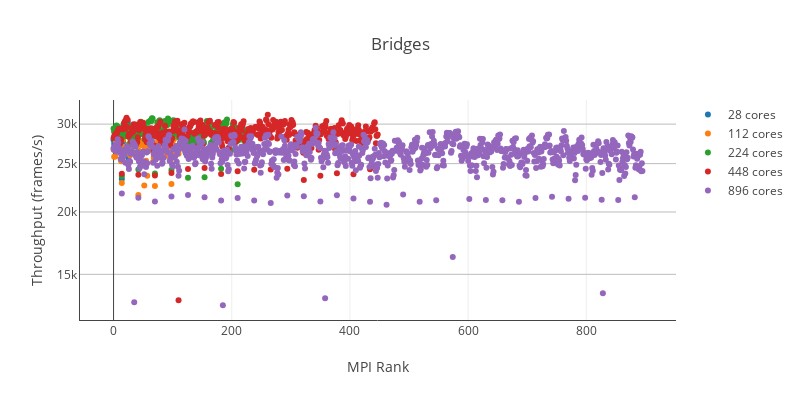

Notebook source saved alongside this figure:
### Markdown cell above
### Throughput (frames/sec) on Bridges

Completion time in the previous plots has different scales but a throughput of frames per second has a same magnitude to plot.

For example of Bridges, see the next plot:

### Code cell
b28=df["bridges.28"].reset_index()
b112=df["bridges.112"].reset_index()
b224=df["bridges.224"].reset_index()
b448=df["bridges.448"].reset_index()
b896=df["bridges.896"].reset_index()
fig = {
    'data': [
        {
            'y': 2512200 / 28 / b28['bridges.28'],
            'x': b28.index,
            'mode': 'markers',
            'name': '28 cores'
        },
        {
            'y': 2512200 / 112 / b112["bridges.112"],
            'x': b112.index,
            'mode': 'markers',
            'name': '112 cores'            
        },
        {
            'y': 2512200 / 224 / b224['bridges.224'],
            'x': b224.index,
            'mode': 'markers',
            'name': '224 cores'
        },
        {
            'y': 2512200 / 448 / b448['bridges.448'],
            'x': b448.index,
            'mode': 'markers',
            'name': '448 cores'
        },
        {
            'y': 2512200 / 896 / b896['bridges.896'],
            'x': b896.index,
            'mode': 'markers',
            'name': '896 cores'
        }
        
    ],
    'layout': {
        'title': 'Bridges',
        'width': 800,
        'height': 400,
        'xaxis': {'title': 'MPI Rank', 'showline': True},
        'yaxis': {'title': 'Throughput (frames/s)', 'type': 'log', 
                  'showgrid':True, 
                  'showline':True, 
                  'gridcolor':'#bdbdbd',
                  'gridwidth':1}
    }
}
plotly.offline.iplot(fig)

### Figure 1 — Plotly figure (JSON) as saved in the notebook; plotly's stock layout.template omitted (floating-point values rounded to 4 significant figures; data arrays with more than 128 entries replaced by an {"elided": "..."} marker saying what was removed)
{"data": [{"mode": "markers", "name": "28 cores", "type": "scatter", "uid": "05e23c0b-f257-4bdb-ba49-519e43d03eed", "x": {"elided": "896 int values"}, "y": {"elided": "896 float values"}}, {"mode": "markers", "name": "112 cores", "type": "scatter", "uid": "40d38d36-2376-4b69-9ce5-cfef3ff1a13d", "x": {"elided": "896 int values"}, "y": {"elided": "896 float values"}}, {"mode": "markers", "name": "224 cores", "type": "scatter", "uid": "27099234-d16b-40a3-8e24-3a2b4aa83588", "x": {"elided": "896 int values"}, "y": {"elided": "896 float values"}}, {"mode": "markers", "name": "448 cores", "type": "scatter", "uid": "ae15129f-14c3-4d0f-a000-674b666cec77", "x": {"elided": "896 int values"}, "y": {"elided": "896 float values"}}, {"mode": "markers", "name": "896 cores", "type": "scatter", "uid": "7ef47e1c-102f-471d-8b73-09729a7117b0", "x": {"elided": "896 int values"}, "y": {"elided": "896 float values"}}], "layout": {"height": 400, "title": {"text": "Bridges"}, "width": 800, "xaxis": {"showline": true, "title": {"text": "MPI Rank"}}, "yaxis": {"gridcolor": "#bdbdbd", "gridwidth": 1, "showgrid": true, "showline": true, "title": {"text": "Throughput (frames/s)"}, "type": "log"}}}
